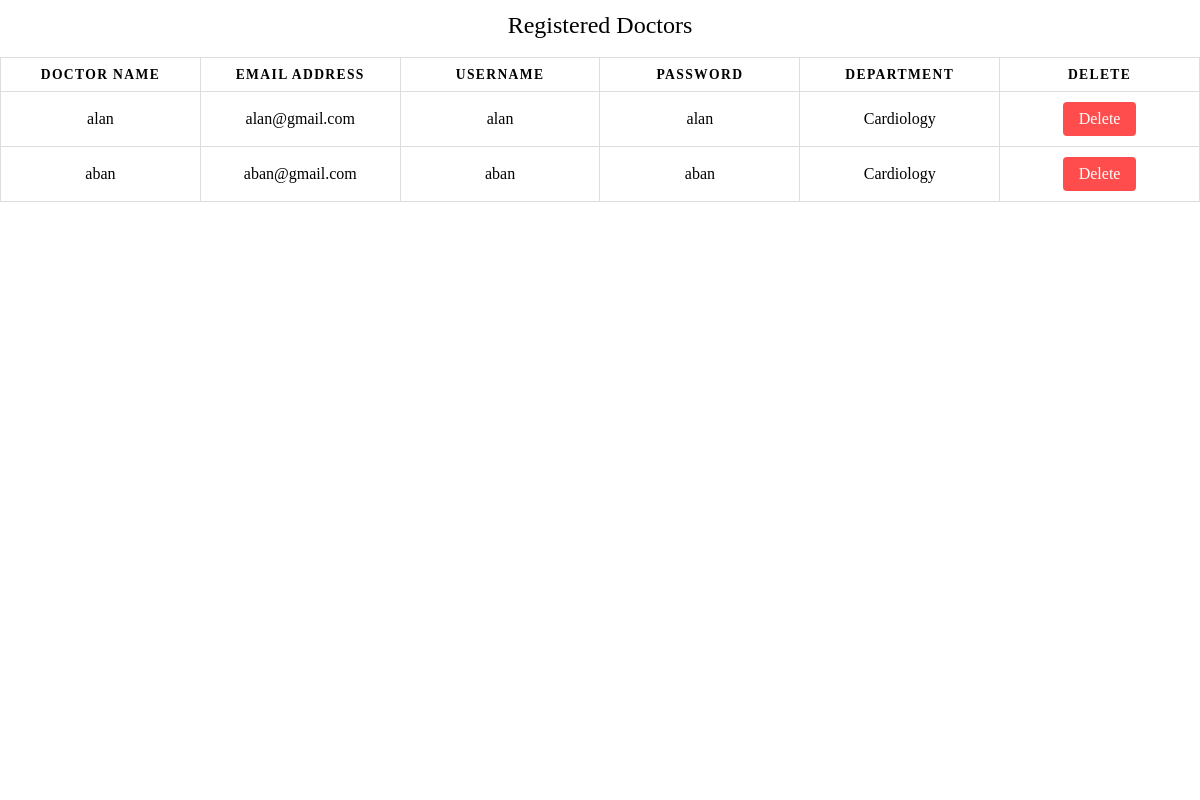
Page /doctor_user/ on the committed database.
### covidapp/models.py (models this page shows)
class DoctorRegistration(models.Model):
        name = models.CharField(max_length=100,null=True)
        email = models.EmailField(null=True)
        username = models.CharField(max_length=50,null=True)
        password = models.CharField(max_length=50,null=True)
        department = models.CharField(max_length=100,null=True)

### covidapp/views.py (the view)
# urls.py: path('doctor_user/', views.doctor_user),
def doctor_user(request):
    du=DoctorRegistration.objects.all()
    return render(request,"doctor_user.html",{"du":du})

### templates/doctor_user.html (shortened to what this page needs)
<!DOCTYPE html>
{% load static %}
<html lang="en">
<head>
</head>
<body>
<video autoplay loop muted id="background-video">
    <source src="{% static 'D:\main project\project\covid\static\doctor.mp4' %}" type="video/mp4">
</video>
<div class="container">
    <table class="dark-theme">
        <caption>Registered Doctors</caption>
        <thead>
        <tr>
            <th scope="col">Doctor Name</th>
            <th scope="col">Email Address</th>
            <th scope="col">Username</th>
            <th scope="col">Password</th>
            <th scope="col">Department</th>
            <th scope="col">Delete</th>
        </tr>
        </thead>
        <tbody>
        {% for i in du %}
        <tr>
            <td>{{ i.name }}</td>
            <td>{{ i.email }}</td>
            <td>{{ i.username }}</td>
            <td>{{ i.password }}</td>
            <td>{{ i.department }}</td>
            <td><a href="/delete_user/{{ i.id }}" class="delete-button">Delete</a></td>
        </tr>
        {% endfor %}
        </tbody>
    </table>
</div>
</body>
</html>

### templates/doctor_user.html (style rules this page uses)
body { margin: 0; padding: 0; overflow: hidden; background-color: transparent; color: white; }
#background-video { position: fixed; top: 0; left: 0; width: 100%; height: 100%; z-index: -1; object-fit: cover; }
.container { position: relative; z-index: 1; }
table { border-collapse: collapse; width: 100%; table-layout: fixed; background-color: rgba(0, 0, 0, 0); color: black; }
table caption { font-size: 1.5em; margin: 0.5em 0 0.75em; }
table th, table td { padding: 0.625em; text-align: center; border: 1px solid #ddd; }
table th { font-size: 0.85em; letter-spacing: 0.1em; text-transform: uppercase; }
table td::before { content: attr(data-label); float: left; font-weight: bold; text-transform: uppercase; }
.delete-button { display: inline-block; padding: 8px 16px; background-color: #ff4d4d; color: white; border: none; border-radius: 4px; text-decoration: none; cursor: pointer; }

### rows in the picture
DoctorRegistration: name "alan", email "alan@gmail.com", username "alan", password "alan", department "Cardiology"
DoctorRegistration: name "aban", email "aban@gmail.com", username "aban", password "aban", department "Cardiology"
